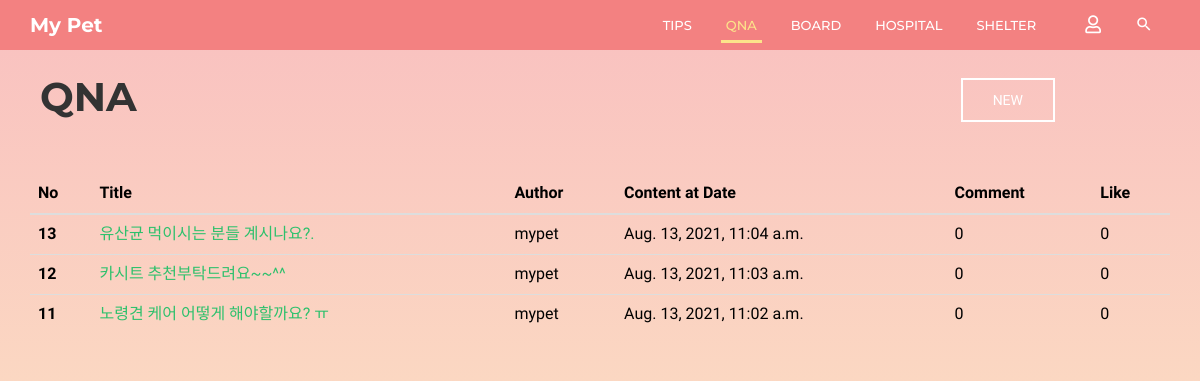
Before: /community/qna/ with the older database file.
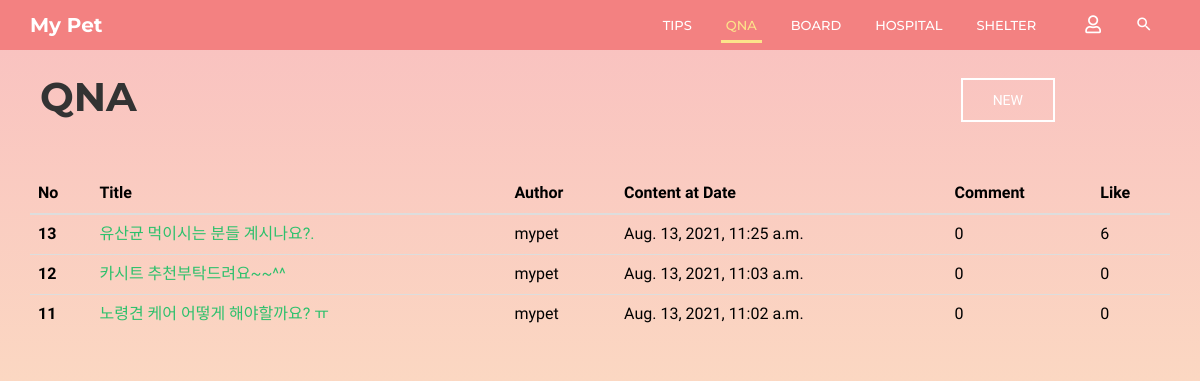
After: the same page with the newer database file.
### community/models.py (models this page shows, shortened)
class Qna(models.Model):
    b_title = models.CharField(max_length=30)
    b_author = models.CharField(max_length=20)
    b_content = models.TextField()
    b_date = models.DateTimeField(auto_now=True)  # 글 수정하면 수정한 시각으로 갱신됨
    b_comment_count = models.IntegerField(default=0)
    b_like_count = models.IntegerField(default=0)
    b_photo = models.ImageField(blank=True, null=True, default='../media/noimage.jpg')

### community/views.py (the view)
# urls.py: path('qna/', views.qna, name='qna'),
def qna(request):
    posts = Qna.objects.all().order_by('-id')
    return render(request, 'community/qna.html', {'posts': posts})

### community/templates/community/qna.html (shortened to what this page needs)
{% extends 'base.html' %}
{% block html_body %}
    <link rel="stylesheet" href="/static/css/pages/header.css">
    <link rel="stylesheet" href="/static/css/pages/board.css">
    <header id="column-header">
        <div id="nino-headerInner">
            <nav id="nino-navbar" class="navbar navbar-default" role="navigation">
                <div class="container">
                    <div class="navbar-header">
                        <a class="navbar-brand" href="{% url 'home' %}">My Pet</a>
                    </div>
                    <div class="nino-menuItem pull-right">
                        <div class="collapse navbar-collapse pull-left" id="nino-navbar-collapse">
                            <ul class="nav navbar-nav">
                                <li><a href="#" onclick="testa('{% url 'community:tips' %}')">Tips<span class="sr-only">(current)</span></a>
                                </li>
                                <li class="active"><a href="#" onclick="testa('{% url 'community:qna' %}')">QnA</a></li>
                                <li><a href="#" onclick="testa('{% url 'community:board' %}')">Board</a></li>
                                <li><a href="#" onclick="testa('{% url 'community:hospital' %}')">Hospital</a></li>
                                <li><a href="#" onclick="testa('{% url 'community:shelter' %}')">Shelter</a></li>
                            </ul>
                        </div>
                        <ul class="nino-iconsGroup nav navbar-nav">
                            {% if user.is_authenticated %}
                                <li><a href="#" onclick="testa('{% url 'community:logout' %}')"><i
                                        class="mdi fas fa-user-slash nino-icon"></i></a></li>
                            {% else %}
                                <li><a href="#" onclick="testa('{% url 'community:login' %}')"><i
                                        class="mdi far fa-user nino-icon"></i></a></li>
                            {% endif %}
                            <li><a href="#" class="nino-search"><i class="mdi mdi-magnify nino-icon"></i></a></li>
                        </ul>
                    </div>
                </div>
            </nav>
        </div>
    </header>
    <div class="container board-header">
        <div class="board-title">
            <h1 class="title-h1">QnA</h1>
        </div>
        <div class="board-post-btn">
            <a href="{% url 'community:qna_create' %}" class="nino-btn nino-post-btn">NEW</a>
        </div>
    </div>
    <div class="container">
        <div class="tips-page tips-table">
            <table class="table table-hover">
                <thead class="thead-dark">
                <tr>
                    <th scope="col">No</th>
                    <th scope="col">Title</th>
                    <th scope="col">Author</th>
                    <th scope="col">Content at Date</th>
                    <th scope="col">Comment</th>
                    <th scope="col">Like</th>
                </tr>
                </thead>
                <tbody>
                {% for post in posts %}
                    <tr>
                        <th scope="row">{{ post.id }}</th>
                        <td><a href="/community/{{ post.id }}/qna_detail/">{{ post.b_title }}</a></td>
                        <td>{{ post.b_author }}</td>
                        <td>{{ post.b_date }}</td>
                        <td>{{ post.b_comment_count }}</td>
                        <td>{{ post.b_like_count }}</td>
                    </tr>
                {% endfor %}
                </tbody>
            </table>
        </div>
    </div>
{% endblock %}

Changed rows visible on the page:
changed Qna "유산균 먹이시는 분들 계시나요?.": b_date "Aug. 13, 2021, 11:04 a.m." → "Aug. 13, 2021, 11:25 a.m."; b_like_count "0" → "6"
